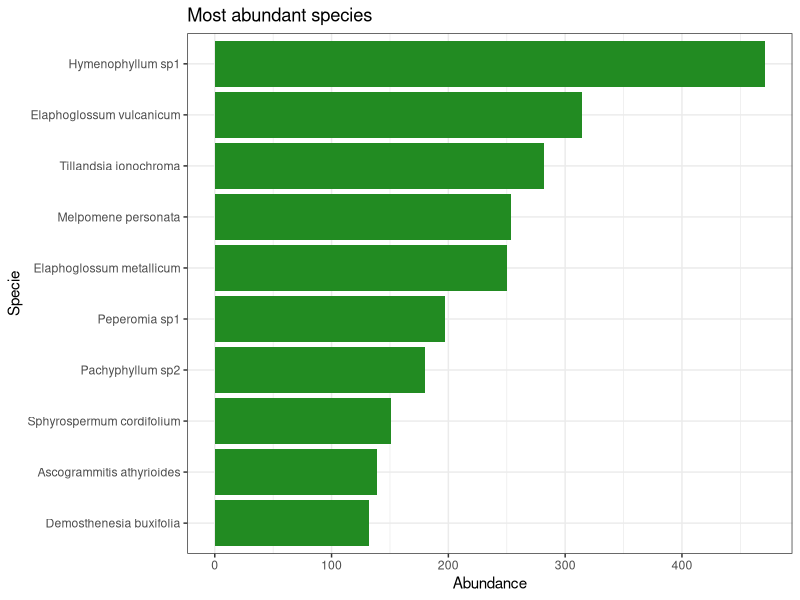
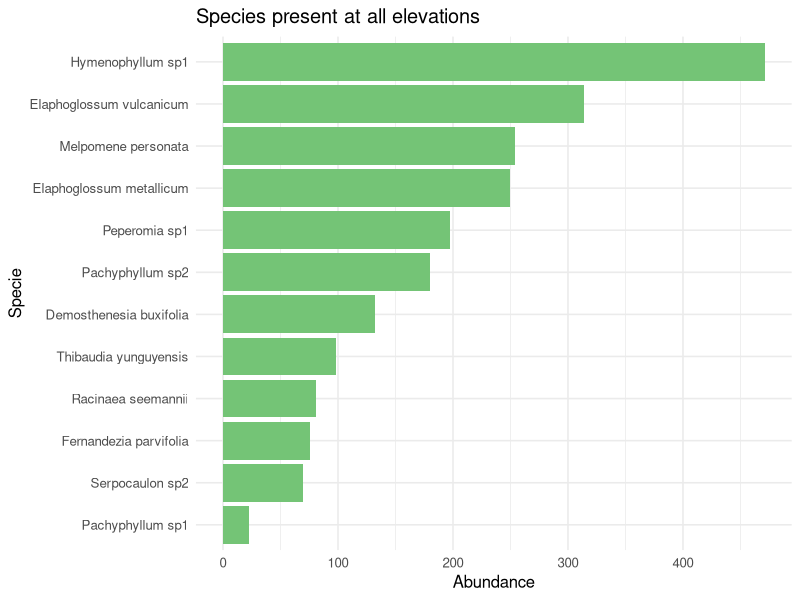
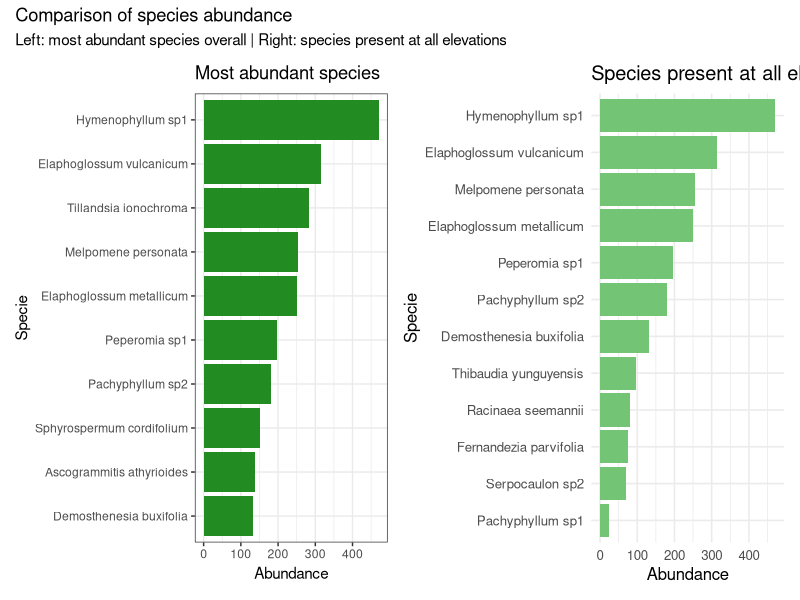

Reproduce these figures in R, in order. (Note: this script raises an error after producing the figures.)
## ---- chunk 1
knitr::opts_chunk$set(echo = TRUE)
library(dplyr)
library(ggplot2)
library(vegan)
library(patchwork)
library(tidyr)
library(scales)
## ---- chunk 2
setwd("C:/Users/edith clemente arena/Desktop/EPIFITAS -GRADIENTE/treeline-epiphytes/treeline-epiphytes")
data <- read.csv("estrucPOB.csv", header = TRUE, sep = ";", stringsAsFactors = FALSE)
str(data)      # Estructura de la base de datos
head(data)
## ---- chunk 3
data$n_shoots_leaf <- as.numeric(data$n_shoots_leaf)## numerico
str(data$n_shoots_leaf)
POBSTRU <- data %>% ###TABLA DE DATOS POBLACIONALES
  select(elevation,subplot, forof,morphospe, family, life_stage, l_leaf_stem, n_shoots_leaf, reprod_stage, herbi)
head(POBSTRU)
POBSTRU$log_l_leaf_stem <- log10(POBSTRU$l_leaf_stem)##logaritmizar
summary(POBSTRU$log_l_leaf_stem)
## ---- chunk 4
# ---- 1. Especies más abundantes en general ----
species_abundance <- POBSTRU %>%
  group_by(morphospe) %>%
  summarise(abundancia = n()) %>%
  arrange(desc(abundancia))

# ---- 2. Especies más abundantes presentes en todas las elevaciones 
num_elevaciones <- length(unique(POBSTRU$elevation))
species_all_elev <- POBSTRU %>%
  group_by(morphospe) %>%
  summarise(
    n_elev = n_distinct(elevation),
    abundancia_total = n()
  ) %>%
  filter(n_elev == num_elevaciones) %>%
  arrange(desc(abundancia_total))

##Limpieza de caracteres (problema UTF-8)
# 1️⃣ Forzar a que todo sea texto plano
species_abundance$morphospe <- as.character(species_abundance$morphospe)
species_all_elev$morphospe  <- as.character(species_all_elev$morphospe)

# 2️⃣ Detectar y limpiar caracteres no válidos, incluidos <a0> o similares
species_abundance$morphospe <- iconv(species_abundance$morphospe,
                                     from = "latin1", to = "UTF-8", sub = "")
species_all_elev$morphospe  <- iconv(species_all_elev$morphospe,
                                     from = "latin1", to = "UTF-8", sub = "")
# 3️⃣ Eliminar caracteres invisibles y espacios extraños (incluye <a0>)
species_abundance$morphospe <- gsub("[[:cntrl:]]|\\s+", " ", species_abundance$morphospe)
species_abundance$morphospe <- trimws(species_abundance$morphospe)
species_all_elev$morphospe <- gsub("[[:cntrl:]]|\\s+", " ", species_all_elev$morphospe)
species_all_elev$morphospe <- trimws(species_all_elev$morphospe)

# 4️⃣ Verificar si el problema persiste
grep("Fernandezia", species_abundance$morphospe, value = TRUE)
g1 <- species_abundance %>%
  slice_max(abundancia, n = 10) %>%
  ggplot(aes(x = reorder(morphospe, abundancia), y = abundancia)) +
  geom_bar(stat = "identity", fill = "forestgreen") +
  coord_flip() +
  theme_bw() +
  labs(
    title = "Most abundant species",
    x = "Specie",
    y = "Abundance"
  )
g1
g2 <- ggplot(species_all_elev, 
             aes(x = reorder(morphospe, abundancia_total), 
                 y = abundancia_total)) +
  geom_col(fill = "#74C476") +  # verde
  coord_flip() +
  labs(
    title = "Species present at all elevations",
    x = "Specie",
    y = "Abundance"
  ) +
  theme_minimal(base_size = 12)

g2
# Combinar ambos gráficos con un título general
(g1 + g2) +
  plot_annotation(
    title = "Comparison of species abundance",
    subtitle = "Left: most abundant species overall | Right: species present at all elevations"
  )

## ---- chunk 5
g1 <- ggplot(abund_por_elev,
             aes(x = factor(elevation), y = abundancia, group = morphospe)) +
  geom_line(color = "forestgreen", linewidth = 1) +
  geom_point(color = "darkgreen", size = 2) +
  facet_wrap(~ morphospe, scales = "free_y") +
  theme_bw() +
  labs(
    title = "Most abundant species)",
    subtitle = "Variation of abundance along the altitudinal gradient",
    x = "Elevation (m.a.s.l.)",
    y = "Abundance"
  ) +
  theme(
    strip.text = element_text(face = "bold", size = 9),
    plot.title = element_text(face = "bold"),
    axis.text.x = element_text(angle = 45, hjust = 1)
  )
g2 <- ggplot(abund_por_elev_all,
             aes(x = factor(elevation), y = abundancia, group = morphospe)) +
  geom_line(color = "steelblue", linewidth = 1) +
  geom_point(color = "navy", size = 2) +
  facet_wrap(~ morphospe, scales = "free_y") +
  theme_bw() +
  labs(
    title = "Most abundant species present at all elevations",
    subtitle = "Variation of abundance along the altitudinal gradient",
    x = "Elevation (m.a.s.l.)",
    y = "Abundance"
  ) +
  theme(
    strip.text = element_text(face = "bold", size = 9),
    plot.title = element_text(face = "bold"),
    axis.text.x = element_text(angle = 45, hjust = 1)
  )
library(patchwork)
g1 + g2 +
  plot_annotation(
    title = "Distribution of species abundances along the altitudinal gradient",
    subtitle = "Left: most abundant species overall | Right: most abundant species present at all elevations"
  )
## ---- chunk 6
###da la escala a cada variable
ggplot(num_summary_species,
       aes(x = elevation, y = mean, color = morphospe, group = morphospe)) +
  geom_line(size = 1) +
  geom_point(size = 2) +
  geom_errorbar(aes(ymin = mean - sd, ymax = mean + sd), width = 0.1) +
  facet_wrap(~ morphospe + variable, scales = "free_y", ncol = 2) +
  theme_bw() +
  labs(
    title = "Quantitative variables per species along the altitudinal gradient",
    x = "Elevation (m.a.s.l.)",
    y = "Mean ± Standard deviation",
    color = "Specie"
  ) +
  theme(
    strip.text = element_text(face = "bold", size = 9),
    legend.position = "bottom"
  )
#####separa las especies por cada una de las dos variables 
library(patchwork)
g1 <- ggplot(filter(num_summary_species, variable == "l_leaf_stem"),
             aes(x = elevation, y = mean, color = morphospe, group = morphospe)) +
  geom_line(size = 1) +
  geom_point(size = 2) +
  geom_errorbar(aes(ymin = mean - sd, ymax = mean + sd), width = 0.1) +
  facet_wrap(~ morphospe, scales = "free_y") +
  theme_bw() +
  labs(x = "Elevation (m.a.s.l.)", y = "Mean ± SD", title = "l_leaf_stem")
g2 <- ggplot(filter(num_summary_species, variable == "n_shoots_leaf"),
             aes(x = elevation, y = mean, color = morphospe, group = morphospe)) +
  geom_line(size = 1) +
  geom_point(size = 2) +
  geom_errorbar(aes(ymin = mean - sd, ymax = mean + sd), width = 0.1) +
  facet_wrap(~ morphospe, scales = "free_y") +
  theme_bw() +
  labs(x = "Elevation (m.a.s.l.)", y = "Mean ± SD", title = "n_shoots_leaf")
# Unir ambos gráficos en una fila
g1 + g2

## ---- chunk 7
###Aplicar la escala logarítmica a toda la base
POBSTRU <- POBSTRU %>%
  mutate(
    log_l_leaf_stem = log10(l_leaf_stem + 1),
    log_n_shoots_leaf = log10(n_shoots_leaf + 1)
  )
#Calcular medias ± desviación estándar por plot (o elevación)
summary_plot <- POBSTRU %>%
  group_by(elevation) %>%
  summarise(
    mean_log_l_leaf_stem = mean(log_l_leaf_stem, na.rm = TRUE),
    sd_log_l_leaf_stem = sd(log_l_leaf_stem, na.rm = TRUE),
    mean_log_n_shoots_leaf = mean(log_n_shoots_leaf, na.rm = TRUE),
    sd_log_n_shoots_leaf = sd(log_n_shoots_leaf, na.rm = TRUE)
  )
#Pasar a formato largo para graficar fácilmente
library(tidyr)
summary_long_plot <- summary_plot %>%
  pivot_longer(
    cols = starts_with("mean_"),
    names_to = "variable",
    values_to = "mean"
  ) %>%
  mutate(
    sd = ifelse(variable == "mean_log_l_leaf_stem", sd_log_l_leaf_stem, sd_log_n_shoots_leaf),
    variable = recode(variable,
                      "mean_log_l_leaf_stem" = "log(l_leaf_stem)",
                      "mean_log_n_shoots_leaf" = "log(n_shoots_leaf)")
  )
#Graficar las variables a nivel de plot/elevación
library(ggplot2)
ggplot(summary_long_plot, aes(x = elevation, y = mean, color = variable, group = variable)) +
  geom_line(size = 1) +
  geom_point(size = 2) +
  geom_errorbar(aes(ymin = mean - sd, ymax = mean + sd), width = 0.1) +
  facet_wrap(~ variable, scales = "free_y") +
  theme_bw() +
  labs(
    title = "Log-transformed variables along the altitudinal gradient",
    x = "Elevation (m.a.s.l.)",
    y = "Mean (logarithmic scale)"
  ) +
  theme(legend.position = "none")

## ---- chunk 8
# =============================
# 1. Variables numéricas
# =============================
vars_num <- c("l_leaf_stem", "n_shoots_leaf")

num_summary <- data %>%
  group_by(elevation) %>%
  summarise(across(all_of(vars_num),
                   list(mean = ~mean(.x, na.rm = TRUE),
                        sd = ~sd(.x, na.rm = TRUE)),
                   .names = "{.col}_{.fn}")) %>%
  pivot_longer(
    cols = -elevation,
    names_to = c("variable", ".value"),
    names_pattern = "(.*)_(mean|sd)"
  )
g_num <- ggplot(summary_long_plot, aes(x = elevation, y = mean, color = variable, group = variable)) +
  geom_line(size = 1) +
  geom_point(size = 2) +
  geom_errorbar(aes(ymin = mean - sd, ymax = mean + sd), width = 0.1) +
  facet_wrap(~ variable, scales = "free_y") +
  theme_bw() +
  labs(
    title = "Log-transformed variables along the altitudinal gradient",
    x = "Elevation (m.a.s.l.)",
    y = "Mean (logarithmic scale)"
  ) +
  theme(legend.position = "none")
## SOLA FILA
  theme_bw() +
  labs(x = "Elevation (m.a.s.l.)", y = "Mean ± SD") +
  theme(strip.background = element_rect(fill = "grey85"),
        strip.text = element_text(face = "bold"))
herbi_summary <- data %>%
  group_by(elevation, herbi) %>%
  summarise(count = n(), .groups = "drop_last") %>%
  mutate(prop = count / sum(count))

g_herbi <- ggplot(herbi_summary, aes(x = factor(elevation), y = prop, fill = factor(herbi))) +
  geom_bar(stat = "identity", position = "fill") +
  theme_bw() +
  labs(x = "Elevation (m.a.s.l.)", y = "Proportion", fill = "Herbivory") +
  scale_y_continuous(labels = percent) +
  facet_wrap(~ "herbi", nrow = 1) +   # <-- 1 fila
  theme(strip.background = element_rect(fill = "grey85"),
        strip.text = element_text(face = "bold"))
vars_cat <- c("life_stage", "reprod_stage")
cat_summary <- data %>%
  pivot_longer(cols = all_of(vars_cat), names_to = "variable", values_to = "category") %>%
  group_by(elevation, variable, category) %>%
  summarise(count = n(), .groups = "drop_last") %>%
  mutate(prop = count / sum(count))

g_cat <- ggplot(cat_summary, aes(x = factor(elevation), y = prop, fill = category)) +
  geom_bar(stat = "identity", position = "fill") +
  theme_bw() +
  labs(x = "Elevation (m.a.s.l.)", y = "Proportion", fill = "Categoría") +
  scale_y_continuous(labels = percent) +
  facet_wrap(~ variable, nrow = 1) +  # <-- 1 fila
  theme(strip.background = element_rect(fill = "grey85"),
        strip.text = element_text(face = "bold"))
# Combina los tres gráficos en una sola fila (5 paneles en total)
final_plot <- g_num + g_herbi + g_cat +
  plot_layout(nrow = 1) +
  plot_annotation(
    title = "Variation of morphological and ecological traits along the altitudinal gradient",
    theme = theme(plot.title = element_text(hjust = 0.5, face = "bold", size = 14))
  )
final_plot
## ---- chunk 9
#PARA l_leaf_steam
# 1. Mira la distribución de tus datos
hist(POBSTRU$l_leaf_stem)
hist(log(POBSTRU$l_leaf_stem))
# 2. Prueba la normalidad
shapiro.test(POBSTRU$l_leaf_stem)
shapiro.test(log(POBSTRU$l_leaf_stem))
#PARA n_shoots_leaf
# 1. Mira la distribución de tus datos
hist(POBSTRU$n_shoots_leaf)
hist(log(POBSTRU$n_shoots_leaf))
# 2. Prueba la normalidad
shapiro.test(POBSTRU$n_shoots_leaf)
shapiro.test(log(POBSTRU$n_shoots_leaf))

## ---- chunk 10
# 1️⃣ Filtrar solo la especie Hymenophyllum sp1
hymeno_pobstru <- POBSTRU %>%
  filter(morphospe == "Hymenophyllum sp1")
# 2️⃣ Transformar las variables numéricas a logaritmo
hymeno_log <- hymeno_pobstru %>%
  mutate(
    log_l_leaf_stem = log(l_leaf_stem + 1),
    log_n_shoots_leaf = log(n_shoots_leaf + 1)
  )
# 3️⃣ Calcular media y desviación estándar por elevación
hymeno_summary <- hymeno_log %>%
  group_by(elevation) %>%
  summarise(
    mean_l = mean(log_l_leaf_stem, na.rm = TRUE),
    sd_l = sd(log_l_leaf_stem, na.rm = TRUE),
    mean_n = mean(log_n_shoots_leaf, na.rm = TRUE),
    sd_n = sd(log_n_shoots_leaf, na.rm = TRUE)
  )
# 4️⃣ Pasar a formato largo para graficar ambas variables en facetas
hymeno_long <- hymeno_summary %>%
  pivot_longer(
    cols = starts_with("mean_"),
    names_to = "variable",
    values_to = "mean"
  ) %>%
  mutate(
    sd = ifelse(variable == "mean_l", sd_l, sd_n),
    variable = recode(variable,
                      "mean_l" = "log(l_leaf_stem)",
                      "mean_n" = "log(n_shoots_leaf)")
  )
# 5️⃣ Graficar
##variable numericas
g_numh1 <- ggplot(hymeno_long, aes(x = elevation, y = mean, color = variable, group = variable)) +
  geom_line(size = 1) +
  geom_point(size = 2) +
  geom_errorbar(aes(ymin = mean - sd, ymax = mean + sd), width = 0.1) +
  facet_wrap(~ variable, scales = "free_y") +
  theme_bw() +
  labs(
    title = expression(paste("Log-transformed variables for ", italic("Hymenophyllum sp1"), " along the treeline")),
    x = "Elevation (m.a.s.l.)",
    y = "Mean (Logarithmic scale)"
  ) +
  theme(
    legend.position = "none",
    plot.title = element_text(hjust = 0.5)
  )
#Herbivoria
herbi_summary <- hymeno_pobstru %>%
  group_by(elevation, herbi) %>%
  summarise(count = n(), .groups = "drop_last") %>%
  mutate(prop = count / sum(count))
library(scales)
g_herbih1 <- ggplot(herbi_summary, aes(x = factor(elevation), y = prop, fill = factor(herbi))) +
  geom_bar(stat = "identity", position = "fill") +
  theme_bw() +
  labs(
    x = "Elevation (m.a.s.l.)",
    y = "Proportion",
    fill = "Herbivory"
  ) +
  scale_y_continuous(labels = percent) +
  facet_wrap(~ herbi, nrow = 1) +  # quité las comillas aquí
  theme(
    strip.background = element_rect(fill = "grey85"),
    strip.text = element_text(face = "bold")
  )
###variable categoricas 
vars_cat <- c("life_stage", "reprod_stage")
cat_summary <- hymeno_pobstru %>%
  pivot_longer(cols = all_of(vars_cat), names_to = "variable", values_to = "category") %>%
  group_by(elevation, variable, category) %>%
  summarise(count = n(), .groups = "drop_last") %>%
  mutate(prop = count / sum(count))
g_cath1 <- ggplot(cat_summary, aes(x = factor(elevation), y = prop, fill = category)) +
  geom_bar(stat = "identity", position = "fill") +
  theme_bw() +
  labs(x = "Elevation (m.a.s.l.)", y = NULL, fill = "Category") +
  scale_y_continuous(labels = percent) +
  facet_wrap(~ variable, nrow = 1) +  # <-- 1 fila
  theme(strip.background = element_rect(fill = "grey85"),
        strip.text = element_text(face = "bold"))
# Combina los tres gráficos en una sola fila (5 paneles en total)
final_hymesp1 <- g_numh1 + g_herbih1 + g_cath1 +
  plot_layout(nrow = 1, widths = c(1,0.5,1)) +
  plot_annotation(
    title = "Variation of population´s structure along the treeline",
    theme = theme(plot.title = element_text(hjust = 0.5, face = "bold", size = 14))
  )

final_hymesp1
## ---- chunk 11
# 1️⃣ Filtrar solo la especie Elaphoglossum vulcanicum
elapho_pobstru <- POBSTRU %>%
  filter(morphospe == "Elaphoglossum vulcanicum")
# 2️⃣ Transformar las variables numéricas a logaritmo
elapho_log <- elapho_pobstru %>%
  mutate(
    log_l_leaf_stem = log(l_leaf_stem + 1),
    log_n_shoots_leaf = log(n_shoots_leaf + 1)
  )
# 3️⃣ Calcular media y desviación estándar por elevación
elapho_summary <- elapho_log %>%
  group_by(elevation) %>%
  summarise(
    mean_l = mean(log_l_leaf_stem, na.rm = TRUE),
    sd_l = sd(log_l_leaf_stem, na.rm = TRUE),
    mean_n = mean(log_n_shoots_leaf, na.rm = TRUE),
    sd_n = sd(log_n_shoots_leaf, na.rm = TRUE)
  )
# 4️⃣ Pasar a formato largo para graficar ambas variables
elapho_long <- elapho_summary %>%
  pivot_longer(
    cols = starts_with("mean_"),
    names_to = "variable",
    values_to = "mean"
  ) %>%
  mutate(
    sd = ifelse(variable == "mean_l", sd_l, sd_n),
    variable = recode(variable,
                      "mean_l" = "log(l_leaf_stem)",
                      "mean_n" = "log(n_shoots_leaf)")
  )
# 5️⃣ Graficar
g_numelav <- ggplot(elapho_long, aes(x = elevation, y = mean, color = variable, group = variable)) +
  geom_line(size = 1) +
  geom_point(size = 2) +
  geom_errorbar(aes(ymin = mean - sd, ymax = mean + sd), width = 0.1) +
  facet_wrap(~ variable, scales = "free_y") +
  theme_bw() +
  labs(
    title = expression(paste("Log-transformed variables for ", italic("Elaphoglossum vulcanicum"), " along the treeline")),
    x = "Elevation (m.a.s.l.)",
    y = "Mean (Logarithmic scale)"
  ) +
  theme(
    legend.position = "none",
    plot.title = element_text(hjust = 0.5)
  )
#Herbivoria
elav_herbi_summary <- elapho_pobstru %>%
  group_by(elevation, herbi) %>%
  summarise(count = n(), .groups = "drop_last") %>%
  mutate(prop = count / sum(count))
g_herbielav <- ggplot(elav_herbi_summary, aes(x = factor(elevation), y = prop, fill = factor(herbi))) +
  geom_bar(stat = "identity", position = "fill") +
  theme_bw() +
  labs(x = "Elevation (m.a.s.l.)", y = "Proportion", fill = "Herbivory") +
  scale_y_continuous(labels = percent) +
  facet_wrap(~ "herbi", nrow = 1) +   # <-- 1 fila
  theme(strip.background = element_rect(fill = "grey85"),
        strip.text = element_text(face = "bold"))
###variable categoricas 
vars_cat <- c("life_stage", "reprod_stage")
elav_cat_summary <- elapho_pobstru %>%
  pivot_longer(cols = all_of(vars_cat), names_to = "variable", values_to = "category") %>%
  group_by(elevation, variable, category) %>%
  summarise(count = n(), .groups = "drop_last") %>%
  mutate(prop = count / sum(count))

g_catelav <- ggplot(elav_cat_summary, aes(x = factor(elevation), y = prop, fill = category)) +
  geom_bar(stat = "identity", position = "fill") +
  theme_bw() +
  labs(x = "Elevation (m.a.s.l.)", y = NULL, fill = "Category") +
  scale_y_continuous(labels = percent) +
  facet_wrap(~ variable, nrow = 1) +  # <-- 1 fila
  theme(strip.background = element_rect(fill = "grey85"),
        strip.text = element_text(face = "bold"))
# Combina los tres gráficos en una sola fila (5 paneles en total)
final_elavul <- g_numelav + g_herbielav + g_catelav +
plot_layout(nrow = 1, widths = c(1,0.5,1)) +
  plot_annotation(
    title = "Variation of population´s structure along the treeline",
    theme = theme(plot.title = element_text(hjust = 0.5, face = "bold", size = 14))
  )
final_elavul 
## ---- chunk 12
# 1️⃣ Filtrar solo la especieMelpomene personata
melpope_pobstru <- POBSTRU %>%
  filter(morphospe == "Melpomene personata")
# 2️⃣ Transformar las variables numéricas a logaritmo
melpope_log <- melpope_pobstru %>%
  mutate(
    log_l_leaf_stem = log(l_leaf_stem + 1),
    log_n_shoots_leaf = log(n_shoots_leaf + 1)
  )
# 3️⃣ Calcular media y desviación estándar por elevación
melpope_summary <- melpope_log %>%
  group_by(elevation) %>%
  summarise(
    mean_l = mean(log_l_leaf_stem, na.rm = TRUE),
    sd_l = sd(log_l_leaf_stem, na.rm = TRUE),
    mean_n = mean(log_n_shoots_leaf, na.rm = TRUE),
    sd_n = sd(log_n_shoots_leaf, na.rm = TRUE)
  )
# 4️⃣ Pasar a formato largo para graficar ambas variables
melpope_long <- melpope_summary %>%
  pivot_longer(
    cols = starts_with("mean_"),
    names_to = "variable",
    values_to = "mean"
  ) %>%
  mutate(
    sd = ifelse(variable == "mean_l", sd_l, sd_n),
    variable = recode(variable,
                      "mean_l" = "log(l_leaf_stem)",
                      "mean_n" = "log(n_shoots_leaf)")
  )
# 5️⃣ Graficar
g_nummelpope <- ggplot(melpope_long, aes(x = elevation, y = mean, color = variable, group = variable)) +
  geom_line(size = 1) +
  geom_point(size = 2) +
  geom_errorbar(aes(ymin = mean - sd, ymax = mean + sd), width = 0.1) +
  facet_wrap(~ variable, scales = "free_y") +
  theme_bw() +
  labs(
    title = expression(paste("Log-transformed variables for ", italic("Melpomene personata"), " along the treeline")),
    x = "Elevation (m.a.s.l.)",
    y = "Mean (Logarithmic scale)"
  ) +
  theme(
    legend.position = "none",
    plot.title = element_text(hjust = 0.5)
  )
#Herbivoria
melpope_herbi_summary <- elapho_pobstru %>%
  group_by(elevation, herbi) %>%
  summarise(count = n(), .groups = "drop_last") %>%
  mutate(prop = count / sum(count))
g_herbimelpope <- ggplot(melpope_herbi_summary, aes(x = factor(elevation), y = prop, fill = factor(herbi))) +
  geom_bar(stat = "identity", position = "fill") +
  theme_bw() +
  labs(x = "Elevation (m.a.s.l.)", y = "Proportion", fill = "Herbivory") +
  scale_y_continuous(labels = percent) +
  facet_wrap(~ "herbi", nrow = 1) +   # <-- 1 fila
  theme(strip.background = element_rect(fill = "grey85"),
        strip.text = element_text(face = "bold"))
###variable categoricas 
vars_cat <- c("life_stage", "reprod_stage")
melpope_cat_summary <- melpope_pobstru %>%
  pivot_longer(cols = all_of(vars_cat), names_to = "variable", values_to = "category") %>%
  group_by(elevation, variable, category) %>%
  summarise(count = n(), .groups = "drop_last") %>%
  mutate(prop = count / sum(count))
g_catmelpope <- ggplot(melpope_cat_summary, aes(x = factor(elevation), y = prop, fill = category)) +
  geom_bar(stat = "identity", position = "fill") +
  theme_bw() +
  labs(x = "Elevation (m.a.s.l.)", y = NULL, fill = "Category") +
  scale_y_continuous(labels = percent) +
  facet_wrap(~ variable, nrow = 1) +  # <-- 1 fila
  theme(strip.background = element_rect(fill = "grey85"),
        strip.text = element_text(face = "bold"))
# Combina los tres gráficos en una sola fila (5 paneles en total)
final_melpope <- g_nummelpope + g_herbimelpope + g_catmelpope +
  plot_layout(nrow = 1, widths = c(1,0.5,1)) +
  plot_annotation(
    title = "Variation of population´s structure along the treeline",
    theme = theme(plot.title = element_text(hjust = 0.5, face = "bold", size = 14))
  )
final_melpope
## ---- chunk 13
# 1️⃣ Filtrar solo la especie Elaphoglossum metallicum
elaphome_pobstru <- POBSTRU %>%
  filter(morphospe == "Elaphoglossum metallicum")
# 2️⃣ Transformar las variables numéricas a logaritmo
elaphome_log <- elaphome_pobstru %>%
  mutate(
    log_l_leaf_stem = log(l_leaf_stem + 1),
    log_n_shoots_leaf = log(n_shoots_leaf + 1)
  )
# 3️⃣ Calcular media y desviación estándar por elevación
elaphome_summary <- elaphome_log %>%
  group_by(elevation) %>%
  summarise(
    mean_l = mean(log_l_leaf_stem, na.rm = TRUE),
    sd_l = sd(log_l_leaf_stem, na.rm = TRUE),
    mean_n = mean(log_n_shoots_leaf, na.rm = TRUE),
    sd_n = sd(log_n_shoots_leaf, na.rm = TRUE)
  )
# 4️⃣ Pasar a formato largo para graficar ambas variables
elaphome_long <- elaphome_summary %>%
  pivot_longer(
    cols = starts_with("mean_"),
    names_to = "variable",
    values_to = "mean"
  ) %>%
  mutate(
    sd = ifelse(variable == "mean_l", sd_l, sd_n),
    variable = recode(variable,
                      "mean_l" = "log(l_leaf_stem)",
                      "mean_n" = "log(n_shoots_leaf)")
  )
# 5️⃣ Graficar
g_numelaphome <- ggplot(elaphome_long, aes(x = elevation, y = mean, color = variable, group = variable)) +
  geom_line(size = 1) +
  geom_point(size = 2) +
  geom_errorbar(aes(ymin = mean - sd, ymax = mean + sd), width = 0.1) +
  facet_wrap(~ variable, scales = "free_y") +
  theme_bw() +
  labs(
    title = expression(paste("Log-transformed variables for ", italic("Elaphoglossum metallicum"), " along the treeline")),
    x = "Elevation (m.a.s.l.)",
    y = "Mean (Logarithmic scale)"
  ) +
  theme(
    legend.position = "none",
    plot.title = element_text(hjust = 0.5)
  )
#Herbivoria
elaphome_herbi_summary <- elaphome_pobstru %>%
  group_by(elevation, herbi) %>%
  summarise(count = n(), .groups = "drop_last") %>%
  mutate(prop = count / sum(count))

g_herbielaphome <- ggplot(elaphome_herbi_summary, aes(x = factor(elevation), y = prop, fill = factor(herbi))) +
  geom_bar(stat = "identity", position = "fill") +
  theme_bw() +
  labs(x = "Elevation (m.a.s.l.)", y = "Proportion", fill = "Herbivory") +
  scale_y_continuous(labels = percent) +
  facet_wrap(~ "herbi", nrow = 1) +   # <-- 1 fila
  theme(strip.background = element_rect(fill = "grey85"),
        strip.text = element_text(face = "bold"))
###variable categoricas 
vars_cat <- c("life_stage", "reprod_stage")
elaphome_cat_summary <- elaphome_pobstru %>%
  pivot_longer(cols = all_of(vars_cat), names_to = "variable", values_to = "category") %>%
  group_by(elevation, variable, category) %>%
  summarise(count = n(), .groups = "drop_last") %>%
  mutate(prop = count / sum(count))

g_catelaphome <- ggplot(elaphome_cat_summary, aes(x = factor(elevation), y = prop, fill = category)) +
  geom_bar(stat = "identity", position = "fill") +
  theme_bw() +
  labs(x = "Elevation (m.a.s.l.)", y = NULL, fill = "Category") +
  scale_y_continuous(labels = percent) +
  facet_wrap(~ variable, nrow = 1) +  # <-- 1 fila
  theme(strip.background = element_rect(fill = "grey85"),
        strip.text = element_text(face = "bold"))
# Combina los tres gráficos en una sola fila (5 paneles en total)
final_elaphome <- g_numelaphome + g_herbielaphome + g_catelaphome +
 plot_layout(nrow = 1, widths = c(1,0.5,1)) +
  plot_annotation(
    title = "Variation of population´s structure along the treeline",
    theme = theme(plot.title = element_text(hjust = 0.5, face = "bold", size = 14))
  )
final_elaphome
## ---- chunk 14
# 1️⃣ Filtrar solo la especie Peperomia sp1
pepe1_pobstru <- POBSTRU %>%
  filter(morphospe == "Peperomia sp1")
# 2️⃣ Transformar las variables numéricas a logaritmo
pepe1_log <- pepe1_pobstru %>%
  mutate(
    log_l_leaf_stem = log(l_leaf_stem + 1),
    log_n_shoots_leaf = log(n_shoots_leaf + 1)
  )
# 3️⃣ Calcular media y desviación estándar por elevación
pepe1_summary <- pepe1_log %>%
  group_by(elevation) %>%
  summarise(
    mean_l = mean(log_l_leaf_stem, na.rm = TRUE),
    sd_l = sd(log_l_leaf_stem, na.rm = TRUE),
    mean_n = mean(log_n_shoots_leaf, na.rm = TRUE),
    sd_n = sd(log_n_shoots_leaf, na.rm = TRUE)
  )
# 4️⃣ Pasar a formato largo para graficar ambas variables
pepe1_long <- pepe1_summary %>%
  pivot_longer(
    cols = starts_with("mean_"),
    names_to = "variable",
    values_to = "mean"
  ) %>%
  mutate(
    sd = ifelse(variable == "mean_l", sd_l, sd_n),
    variable = recode(variable,
                      "mean_l" = "log(l_leaf_stem)",
                      "mean_n" = "log(n_shoots_leaf)")
  )
# 5️⃣ Graficar
g_numpepe1 <- ggplot(pepe1_long, aes(x = elevation, y = mean, color = variable, group = variable)) +
  geom_line(size = 1) +
  geom_point(size = 2) +
  geom_errorbar(aes(ymin = mean - sd, ymax = mean + sd), width = 0.1) +
  facet_wrap(~ variable, scales = "free_y") +
  theme_bw() +
  labs(
    title = expression(paste("Log-transformed variables for ", italic("Peperomia sp1"), " along the treeline")),
    x = "Elevation (m.a.s.l.)",
    y = "Mean (Logarithmic scale)"
  ) +
  theme(
    legend.position = "none",
    plot.title = element_text(hjust = 0.5)
  )
#Herbivoria
pepe1_herbi_summary <- pepe1_pobstru %>%
  group_by(elevation, herbi) %>%
  summarise(count = n(), .groups = "drop_last") %>%
  mutate(prop = count / sum(count))

g_herbipepe1 <- ggplot(pepe1_herbi_summary, aes(x = factor(elevation), y = prop, fill = factor(herbi))) +
  geom_bar(stat = "identity", position = "fill") +
  theme_bw() +
  labs(x = "Elevation (m.a.s.l.)", y = "Proportion", fill = "Herbivory") +
  scale_y_continuous(labels = percent) +
  facet_wrap(~ "herbi", nrow = 1) +   # <-- 1 fila
  theme(strip.background = element_rect(fill = "grey85"),
        strip.text = element_text(face = "bold"))
###variable categoricas 
vars_cat <- c("life_stage", "reprod_stage")
pepe1_cat_summary <- pepe1_pobstru %>%
  pivot_longer(cols = all_of(vars_cat), names_to = "variable", values_to = "category") %>%
  group_by(elevation, variable, category) %>%
  summarise(count = n(), .groups = "drop_last") %>%
  mutate(prop = count / sum(count))

g_catpepe1 <- ggplot(pepe1_cat_summary, aes(x = factor(elevation), y = prop, fill = category)) +
  geom_bar(stat = "identity", position = "fill") +
  theme_bw() +
  labs(x = "Elevation (m.a.s.l.)", y = NULL, fill = "Category") +
  scale_y_continuous(labels = percent) +
  facet_wrap(~ variable, nrow = 1) +  # <-- 1 fila
  theme(strip.background = element_rect(fill = "grey85"),
        strip.text = element_text(face = "bold"))
# Combina los tres gráficos en una sola fila (5 paneles en total)
final_pepe1 <- g_numpepe1 + g_herbipepe1 + g_catpepe1 +
 plot_layout(nrow = 1, widths = c(1,0.5,1)) +
  plot_annotation(
    title = "Variation of population´s structure along the treeline",
    theme = theme(plot.title = element_text(hjust = 0.5, face = "bold", size = 14))
  )
final_pepe1
## ---- chunk 15
# 1️⃣ Filtrar solo la especie Pachyphyllum sp2
pachy2_pobstru <- POBSTRU %>%
  filter(morphospe == "Pachyphyllum sp2")
# 2️⃣ Transformar las variables numéricas a logaritmo
pachy2_log <- pachy2_pobstru %>%
  mutate(
    log_l_leaf_stem = log(l_leaf_stem + 1),
    log_n_shoots_leaf = log(n_shoots_leaf + 1)
  )
# 3️⃣ Calcular media y desviación estándar por elevación
pachy2_summary <- pachy2_log %>%
  group_by(elevation) %>%
  summarise(
    mean_l = mean(log_l_leaf_stem, na.rm = TRUE),
    sd_l = sd(log_l_leaf_stem, na.rm = TRUE),
    mean_n = mean(log_n_shoots_leaf, na.rm = TRUE),
    sd_n = sd(log_n_shoots_leaf, na.rm = TRUE)
  )
# 4️⃣ Pasar a formato largo para graficar ambas variables
pachy2_long <- pachy2_summary %>%
  pivot_longer(
    cols = starts_with("mean_"),
    names_to = "variable",
    values_to = "mean"
  ) %>%
  mutate(
    sd = ifelse(variable == "mean_l", sd_l, sd_n),
    variable = recode(variable,
                      "mean_l" = "log(l_leaf_stem)",
                      "mean_n" = "log(n_shoots_leaf)")
  )
# 5️⃣ Graficar
g_numpachy2 <- ggplot(pachy2_long, aes(x = elevation, y = mean, color = variable, group = variable)) +
  geom_line(size = 1) +
  geom_point(size = 2) +
  geom_errorbar(aes(ymin = mean - sd, ymax = mean + sd), width = 0.1) +
  facet_wrap(~ variable, scales = "free_y") +
  theme_bw() +
  labs(
    title = expression(paste("Log-transformed variables for ", italic("Pachyphyllum sp2"), " along the treeline")),
    x = "Elevation (m.a.s.l.)",
    y = "Mean (Logarithmic scale)"
  ) +
  theme(
    legend.position = "none",
    plot.title = element_text(hjust = 0.5)
  )
#Herbivoria
pachy2_herbi_summary <- pachy2_pobstru %>%
  group_by(elevation, herbi) %>%
  summarise(count = n(), .groups = "drop_last") %>%
  mutate(prop = count / sum(count))

g_herbipachy2 <- ggplot(pachy2_herbi_summary, aes(x = factor(elevation), y = prop, fill = factor(herbi))) +
  geom_bar(stat = "identity", position = "fill") +
  theme_bw() +
  labs(x = "Elevation (m.a.s.l.)", y = "Proportion", fill = "Herbivory") +
  scale_y_continuous(labels = percent) +
  facet_wrap(~ "herbi", nrow = 1) +   # <-- 1 fila
  theme(strip.background = element_rect(fill = "grey85"),
        strip.text = element_text(face = "bold"))
###variable categoricas 
vars_cat <- c("life_stage", "reprod_stage")
pachy2_cat_summary <- pachy2_pobstru %>%
  pivot_longer(cols = all_of(vars_cat), names_to = "variable", values_to = "category") %>%
  group_by(elevation, variable, category) %>%
  summarise(count = n(), .groups = "drop_last") %>%
  mutate(prop = count / sum(count))

g_catpachy2 <- ggplot(pachy2_cat_summary, aes(x = factor(elevation), y = prop, fill = category)) +
  geom_bar(stat = "identity", position = "fill") +
  theme_bw() +
  labs(x = "Elevation (m.a.s.l.)", y = NULL, fill = "Category") +
  scale_y_continuous(labels = percent) +
  facet_wrap(~ variable, nrow = 1) +  # <-- 1 fila
  theme(strip.background = element_rect(fill = "grey85"),
        strip.text = element_text(face = "bold"))
# Combina los tres gráficos en una sola fila (5 paneles en total)
final_pachy2 <- g_numpachy2 + g_herbipachy2 + g_catpachy2 +
 plot_layout(nrow = 1, widths = c(1,0.5,1)) +
  plot_annotation(
    title = "Variation of population´s structure along the treeline",
    theme = theme(plot.title = element_text(hjust = 0.5, face = "bold", size = 14))
  )

final_pachy2
## ---- chunk 16
# 1️⃣ Filtrar solo la especie Demosthenesia buxifolia
demosbu_pobstru <- POBSTRU %>%
  filter(morphospe == "Demosthenesia buxifolia")

# 2️⃣ Transformar las variables numéricas a logaritmo
demosbu_log <- demosbu_pobstru %>%
  mutate(
    log_l_leaf_stem = log(l_leaf_stem + 1),
    log_n_shoots_leaf = log(n_shoots_leaf + 1)
  )
# 3️⃣ Calcular media y desviación estándar por elevación
demosbu_summary <- demosbu_log %>%
  group_by(elevation) %>%
  summarise(
    mean_l = mean(log_l_leaf_stem, na.rm = TRUE),
    sd_l = sd(log_l_leaf_stem, na.rm = TRUE),
    mean_n = mean(log_n_shoots_leaf, na.rm = TRUE),
    sd_n = sd(log_n_shoots_leaf, na.rm = TRUE)
  )
# 4️⃣ Pasar a formato largo para graficar ambas variables
demosbu_long <- demosbu_summary %>%
  pivot_longer(
    cols = starts_with("mean_"),
    names_to = "variable",
    values_to = "mean"
  ) %>%
  mutate(
    sd = ifelse(variable == "mean_l", sd_l, sd_n),
    variable = recode(variable,
                      "mean_l" = "log(l_leaf_stem)",
                      "mean_n" = "log(n_shoots_leaf)")
  )
# 5️⃣ Graficar
g_numdemosbu <- ggplot(demosbu_long, aes(x = elevation, y = mean, color = variable, group = variable)) +
  geom_line(size = 1) +
  geom_point(size = 2) +
  geom_errorbar(aes(ymin = mean - sd, ymax = mean + sd), width = 0.1) +
  facet_wrap(~ variable, scales = "free_y") +
  theme_bw() +
  labs(
    title = expression(paste("Log-transformed variables for ", italic("Demosthenesia buxifolia"), " along the treeline")),
    x = "Elevation (m.a.s.l.)",
    y = "Mean (Logarithmic scale)"
  ) +
  theme(
    legend.position = "none",
    plot.title = element_text(hjust = 0.5)
  )
#Herbivoria
demosbu_herbi_summary <- demosbu_pobstru %>%
  group_by(elevation, herbi) %>%
  summarise(count = n(), .groups = "drop_last") %>%
  mutate(prop = count / sum(count))

g_herbidemosbu <- ggplot(demosbu_herbi_summary, aes(x = factor(elevation), y = prop, fill = factor(herbi))) +
  geom_bar(stat = "identity", position = "fill") +
  theme_bw() +
  labs(x = "Elevation (m.a.s.l.)", y = "Proportion", fill = "Herbivory") +
  scale_y_continuous(labels = percent) +
  facet_wrap(~ "herbi", nrow = 1) +   # <-- 1 fila
  theme(strip.background = element_rect(fill = "grey85"),
        strip.text = element_text(face = "bold"))
###variable categoricas 
vars_cat <- c("life_stage", "reprod_stage")
demosbu_cat_summary <- demosbu_pobstru %>%
  pivot_longer(cols = all_of(vars_cat), names_to = "variable", values_to = "category") %>%
  group_by(elevation, variable, category) %>%
  summarise(count = n(), .groups = "drop_last") %>%
  mutate(prop = count / sum(count))

g_catdemosbu <- ggplot(demosbu_cat_summary, aes(x = factor(elevation), y = prop, fill = category)) +
  geom_bar(stat = "identity", position = "fill") +
  theme_bw() +
  labs(x = "Elevation (m.a.s.l.)", y = NULL, fill = "Category") +
  scale_y_continuous(labels = percent) +
  facet_wrap(~ variable, nrow = 1) +  # <-- 1 fila
  theme(strip.background = element_rect(fill = "grey85"),
        strip.text = element_text(face = "bold"))
# Combina los tres gráficos en una sola fila (5 paneles en total)
final_demosbu <- g_numdemosbu + g_herbidemosbu + g_catdemosbu +
 plot_layout(nrow = 1, widths = c(1,0.5,1)) +
  plot_annotation(
    title = "Variation of population´s structure along the treeline",
    theme = theme(plot.title = element_text(hjust = 0.5, face = "bold", size = 14))
  )
final_demosbu
## ---- chunk 17
library(patchwork)

# Combinar graficos
final_hymesp1 / final_elavul/final_melpope/final_elaphome/final_pepe1/final_pachy2/final_demosbu +
  plot_annotation(
    title = "Most abundant species",
    subtitle = " ",
    theme = theme(plot.title = element_text(hjust = 0.5))
  )

## ---- chunk 18
#todas epifitas
kruskal.test(log(l_leaf_stem) ~ factor(elevation), data = POBSTRU)
kruskal.test(log(n_shoots_leaf) ~ factor(elevation), data = POBSTRU)

#Hymenophyllum sp1
kruskal.test(log_l_leaf_stem ~ factor(elevation), data = hymeno_log)
kruskal.test(log(n_shoots_leaf) ~ factor(elevation), data = hymeno_log)
#Elaphoglossum vulcanicum
kruskal.test(log_l_leaf_stem ~ factor(elevation), data = elapho_log)
kruskal.test(log(n_shoots_leaf) ~ factor(elevation), data = elapho_log)
#Melpomene personata
kruskal.test(log_l_leaf_stem ~ factor(elevation), data = melpope_log)
kruskal.test(log(n_shoots_leaf) ~ factor(elevation), data = melpope_log)
#Elaphoglossum metallicum
kruskal.test(log_l_leaf_stem ~ factor(elevation), data = elaphome_log)
kruskal.test(log(n_shoots_leaf) ~ factor(elevation), data = elaphome_log)
#Peperomia sp1
kruskal.test(log_l_leaf_stem ~ factor(elevation), data = pepe1_log)
kruskal.test(log(n_shoots_leaf) ~ factor(elevation), data = pepe1_log)
#Pachyphyllum sp2
kruskal.test(log_l_leaf_stem ~ factor(elevation), data = pachy2_log)
kruskal.test(log(n_shoots_leaf) ~ factor(elevation), data = pachy2_log)
#Demosthenesia buxifolia
kruskal.test(log_l_leaf_stem ~ factor(elevation), data = demosbu_log)
kruskal.test(log(n_shoots_leaf) ~ factor(elevation), data = demosbu_log)
## ---- chunk 19
setwd("C:/Users/edith clemente arena/Desktop/EPIFITAS -GRADIENTE/treeline-epiphytes/treeline-epiphytes")
estforest <- read.csv("treeforesttreeline.csv", header = TRUE, sep = ";", stringsAsFactors = FALSE)
str(estforest)      # Estructura de la base de datos
head(estforest)

library(dplyr)
resumen_estforest <- estforest %>%
  group_by(plot) %>%
  summarise(
    mean_dap = mean(dap, na.rm = TRUE),
    sd_dap = sd(dap, na.rm = TRUE),
    min_dap = min(dap, na.rm = TRUE),
    max_dap = max(dap, na.rm = TRUE),
    mean_high = mean(high, na.rm = TRUE),
    sd_high = sd(high, na.rm = TRUE),
    min_high = min(high, na.rm = TRUE),
    max_high = max(high, na.rm = TRUE)
  )
resumen_estforest

##area basal
estforest <- estforest %>%
  mutate(area_basal = pi * (dap / 200)^2)

area_basal_plot <- estforest %>%
  group_by(plot) %>%
  summarise(area_basal_total = sum(area_basal, na.rm = TRUE))
area_basal_plot

conteo_arboles <- estforest %>%
  distinct(foro_cod, .keep_all = TRUE) %>%  # elimina duplicados si los hubiera
  group_by(plot) %>%
  summarise(n_arboles = n())
conteo_arboles

conteo_forof <- data %>%
  distinct(forof, .keep_all = TRUE) %>%  # elimina duplicados si los hubiera
  group_by(plot) %>%
  summarise(n_forofitos = n())
conteo_forof
